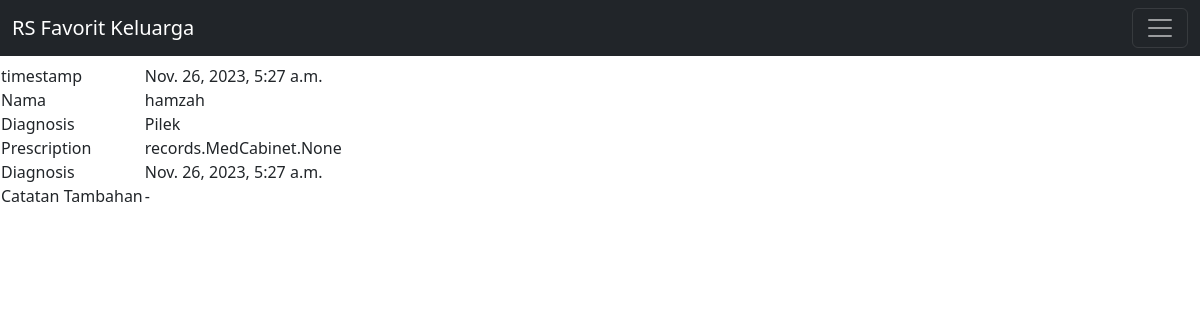
/records/record/2, run on the app's committed database.
### records/models.py (models this page shows, shortened)
class PatientRecords(models.Model):
    timestamp = models.DateTimeField(auto_created=True,auto_now=True)
    patient_name = models.ForeignKey(PatientProfile,on_delete=models.SET_NULL,blank=True,null=True)
    diagnose = models.TextField(max_length=300)
    prescription = models.ManyToManyField('MedCabinet')
    notes = models.TextField(max_length=300)
    follow_up = models.DateTimeField(auto_now=True)
    class Meta:
        ordering = ['timestamp']

class PatientProfile(models.Model):
    BLOODTYPE_CHOICES = [
    ("A", "A"),
    ("AB", "AB"),
    ("B", "B"),
    ("O", "O"),
    ('-','None'),
]
    patient_name = models.CharField(max_length=100)
    patient_address = models.TextField(max_length=300)
    Patient_bloodtype = models.CharField(choices=BLOODTYPE_CHOICES,max_length=10)
    patient_age = models.IntegerField(default=0)
    patient_comorbid = models.TextField(default='No Comorbid')
    patient_note = models.TextField(default='None')
    patient_apply = models.DateTimeField(auto_created=True,auto_now=True)
    patient_systol = models.IntegerField(default=120)
    patient_diastol = models.IntegerField(default=80)
    class Meta:
        ordering = ['patient_name']
    def __str__(self) -> str:
        return f"{self.patient_name}"

### records/views.py (the view)
# urls.py: path('record/<int:pk>',views.PatientRecordsDetail.as_view(),name='record_detail'),
class PatientRecordsDetail(DetailView):
    model = PatientRecords

### records/templates/records/patientrecords_detail.html (shortened to what this page needs)
{% extends 'base.html' %}
{% block content %}
<div>
    <table style="align-items: center;align-self: flex-end;">
        <tr>
            <td>timestamp</td>
            <td> {{ patientrecords.timestamp }}</td>
        </tr>
        <tr>
            <td> Nama </td>
            <td> {{ patientrecords.patient_name }}</td>
        </tr>
        <tr>
            <td> Diagnosis </td>
            <td> {{ patientrecords.diagnose }}</td>
        </tr>
        <tr>
            <td> Prescription </td>
            <td> {{ patientrecords.prescription }}</td>
        </tr>
        <tr>
            <td> Diagnosis </td>
            <td> {{ patientrecords.follow_up }}</td>
        </tr>
        <tr>
            <td> Catatan Tambahan </td>
            <td> {{ patientrecords.notes }}</td>
        </tr>
    </table>
</div>
{% endblock %}

### data on the page
PatientRecords: timestamp "Nov. 26, 2023, 5:27 a.m.", patient_name "hamzah", diagnose "Pilek", prescription "records.MedCabinet.None", follow_up "Nov. 26, 2023, 5:27 a.m.", notes "-"
